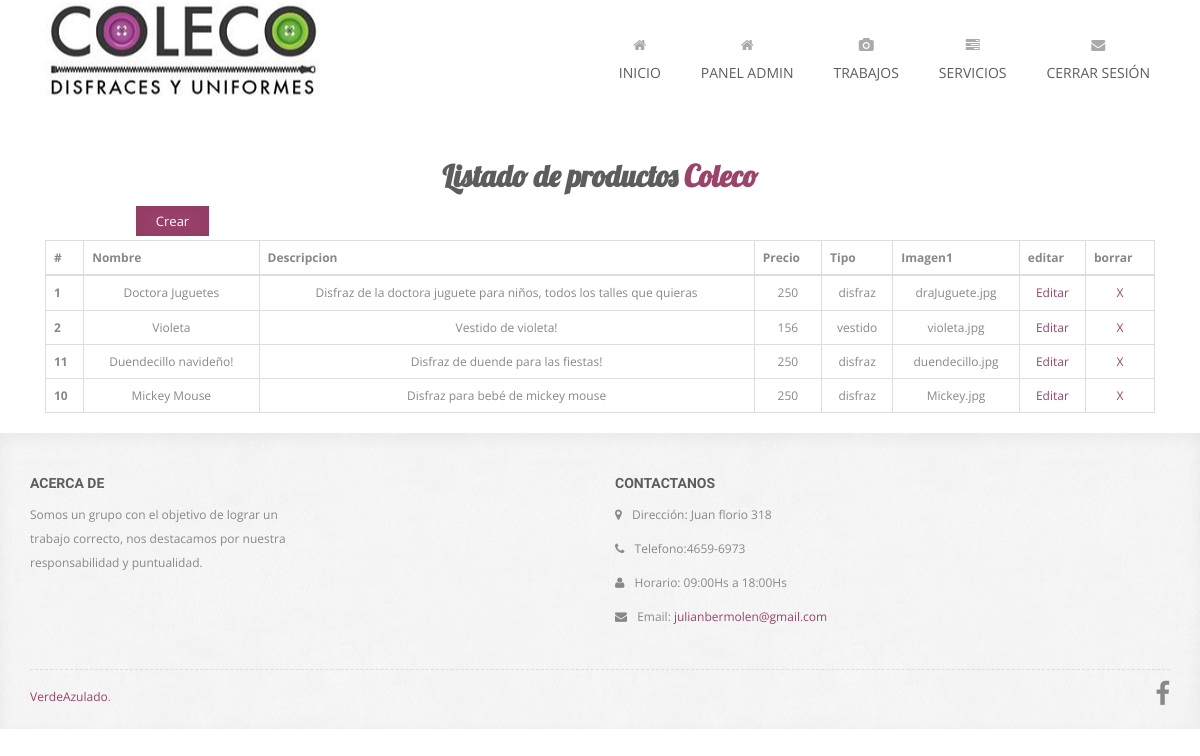
Page /panelAdmin.php (signed in) on the committed database.
### tables this page shows
CREATE TABLE `producto` (
  `idProducto` int(50) NOT NULL AUTO_INCREMENT,
  `nombre` varchar(255) DEFAULT NULL,
  `descripcion` varchar(255) DEFAULT NULL,
  `precio` int(255) DEFAULT NULL,
  `idtipo` int(5) DEFAULT NULL,
  `imagen1` varchar(255) DEFAULT NULL,
  `imagen2` varchar(255) DEFAULT NULL,
  `imagen3` varchar(255) DEFAULT NULL,
  PRIMARY KEY (`idProducto`)
);

CREATE TABLE `tipoproducto` (
  `idtipo` int(50) NOT NULL,
  `nombre` varchar(255) DEFAULT NULL,
  PRIMARY KEY (`idtipo`)
);

### assets/db/conexion.php (called while the page is built, shortened)
<?php
	 $db_name = "u139874784_colec";
?>

### assets/php/funcionesAdmin.php (called while the page is built, shortened)
<?php
	function listarProductos()
		{
			include("assets/db/conexion.php");
			$query = "SELECT b.nombre  as nombre1,a.idProducto,a.nombre,a.descripcion,a.precio,a.idtipo,a.imagen1,a.imagen2,a.imagen3 FROM producto a JOIN tipoproducto b on a.idtipo = b.idtipo";
			$resultado = mysqli_query($conn,$query);
			return $resultado;
		}
?>

### panelAdmin.php (the view, shortened to what this page needs)
<?php include("assets/db/conexion.php");
	  include("assets/php/funcionesAdmin.php");
	  include("assets/layout/menuAdmin.php");
?>
	 <div class="presentation-container">
        	<div class="container">
        		<div class="row">
	        		<div class="col-sm-12 wow fadeInLeftBig">
	            		<h1>Listado de productos <span class="violet">Coleco</span></h1>
	            		<div class="col-sm-3 align-left">
	            		<a href="ab.php?accion=1"><button type="button" class="btn btn-outline-primary">Crear</button></a>
	            		</div><br><br>
	            		<div class="col-sm-12 wow">
	            			<table class="table table-bordered">
								  <thead>
								    <tr>
								      <th>#</th>
								      <th>Nombre</th>
								      <th>Descripcion</th>
								      <th>Precio</th>
								      <th>Tipo</th>
								      <th>Imagen1</th>
								      <th>editar</th>
								      <th>borrar</th>
								    </tr>
								  </thead>
								  <tbody>
								  <?php
								  	$resultado = listarProductos();
								  	while($valor = mysqli_fetch_array($resultado)){
								    echo '<tr>
								      <th scope="row">'.$valor['idProducto'].'</th>
								      <td>'.$valor['nombre'].'</td>
								      <td>'.$valor['descripcion'].'</td>
								      <td>'.$valor['precio'].'</td>
								      <td>'.$valor['nombre1'].'</td>
								      <td>'.$valor['imagen1'].'</td>
								      <td><a href="ab.php?id='.$valor['idProducto'].'&accion=2">Editar</a></td>
								      <td><a href="assets/php/eliminarProducto.php?id='.$valor['idProducto'].'&imagen1='.$valor['imagen1'].'&imagen3='.$valor['imagen2'].'&imagen3='.$valor['imagen3'].'">X</a></td>
								    </tr>';
								    }
								?>
								  </tbody>
							</table>
	            		</div>
	            	</div>
            	</div>
        	</div>
        </div>
<?php
	include("assets/layout/footer.php");
?>

### assets/css/form-elements.css (style rules this page uses)
button.btn { height: 30px; margin: 0; padding: 0 20px; vertical-align: middle; background: #9d426b; border: 0; font-family: 'Open Sans', sans-serif; font-size: 13px; font-weight: 400; line-height: 30px; color: #fff; text-shadow: none; -moz-border-radius: 0; -webkit-border-radius: 0; border-radius: 0; -moz-box-shadow: 0 1px 25px 0 rgba(0,0,0,.05) inset, 0 -1px 25px 0 rgba(0,0,0,.05) inset; -webkit-box-shadow: 0 1px 25px 0 rgba(0,0,0,.05) inset, 0 -1px 25px 0 rgba(0,0,0,.05) inset; box-shadow: 0 1px 25px 0 rgba(0,0,0,.05) inset, 0 -1px 25px 0 rgba(0,0,0,.05) inset; -o-transition: all .3s; -moz-transition: all .3s; -webkit-transition: all .3s; -ms-transition: all .3s; transition: all .3s; }

### assets/css/style.css (style rules this page uses)
body { background: #fff; text-align: center; font-family: 'Open Sans', sans-serif; color: #888; font-size: 12px; }
.violet { color: #9d426b; }
a { color: #9d426b; text-decoration: none; -o-transition: all .3s; -moz-transition: all .3s; -webkit-transition: all .3s; -ms-transition: all .3s; transition: all .3s; }
h1, h2 { line-height: 40px; }
.presentation-container { margin-top: 30px; }
.presentation-container h1 { font-family: 'Lobster', cursive; font-size: 30px; color: #5d5d5d; font-weight: bold; }

### rows in the picture
producto: idProducto "1", nombre "Doctora Juguetes", descripcion "Disfraz de la doctora juguete para niños, todos los talles que quieras", precio "250", idtipo.nombre "disfraz", imagen1 "draJuguete.jpg"
producto: idProducto "2", nombre "Violeta", descripcion "Vestido de violeta!", precio "156", idtipo.nombre "vestido", imagen1 "violeta.jpg"
producto: idProducto "11", nombre "Duendecillo navideño!", descripcion "Disfraz de duende para las fiestas!", precio "250", idtipo.nombre "disfraz", imagen1 "duendecillo.jpg"
producto: idProducto "10", nombre "Mickey Mouse", descripcion "Disfraz para bebé de mickey mouse", precio "250", idtipo.nombre "disfraz", imagen1 "Mickey.jpg"
